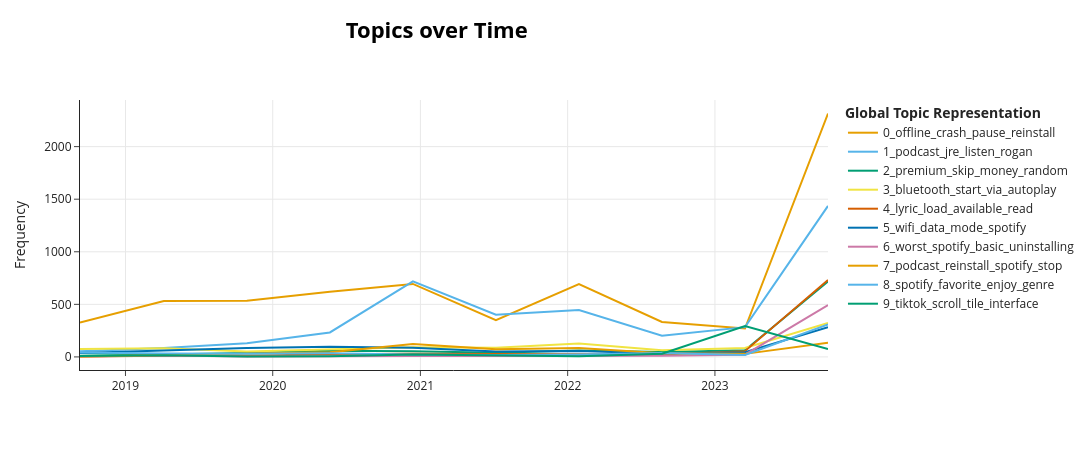

This figure's notebook cell:
### Markdown cell above
### Topics Over Time

### Code cell
# Ensure timestamps are datetime objects
data['at'] = pd.to_datetime(data['at'])
timestamps = data['at'].tolist()

# Set the number of bins for temporal analysis
nr_bins = 10  # Adjust this based date range and desired granularity

# Generate the topics over time data using the parameters
topics_over_time = topic_model.topics_over_time(docs=reviews, topics=topics, timestamps=timestamps, nr_bins=nr_bins)

# Visualize the topics over time
topic_model.visualize_topics_over_time(topics_over_time, top_n_topics= 10)

### Figure 1 — Plotly figure (JSON) as saved in the notebook; plotly's stock layout.template omitted (floating-point values rounded to 4 significant figures)
{"data": [{"hoverinfo": "text", "hovertext": ["<b>Topic 0</b><br>Words: offline, pause, reinstall, work, screen", "<b>Topic 0</b><br>Words: screen, pause, crash, offline, randomly", "<b>Topic 0</b><br>Words: wifi, crash, offline, reinstall, pause", "<b>Topic 0</b><br>Words: reinstall, pause, crash, offline, play", "<b>Topic 0</b><br>Words: reinstall, offline, pause, wifi, play", "<b>Topic 0</b><br>Words: reinstall, offline, work, crash, pause", "<b>Topic 0</b><br>Words: pause, bar, bug, reinstall, offline", "<b>Topic 0</b><br>Words: restart, offline, app, play, cache", "<b>Topic 0</b><br>Words: offline, reinstall, pause, app, wifi", "<b>Topic 0</b><br>Words: offline, crash, stop, reinstall, wifi"], "marker": {"color": "#E69F00"}, "mode": "lines", "name": "0_offline_crash_pause_reinstall", "type": "scatter", "x": ["2018-09-10T07:20:37.352000", "2019-04-06T03:03:01.800000", "2019-10-28T21:22:26.600000", "2020-05-21T15:41:51.400000", "2020-12-13T10:01:16.200000", "2021-07-07T04:20:41", "2022-01-28T22:40:05.800000", "2022-08-22T16:59:30.600000", "2023-03-16T11:18:55.400000", "2023-10-08T05:38:20.200000"], "y": [328, 532, 534, 619, 694, 349, 693, 332, 270, 2315]}, {"hoverinfo": "text", "hovertext": ["<b>Topic 1</b><br>Words: podcast, variety, unplayed, mark, scroll", "<b>Topic 1</b><br>Words: podcast, pause, listen, love, also", "<b>Topic 1</b><br>Words: podcast, show, app, would, pause", "<b>Topic 1</b><br>Words: podcast, jre, listen, rogan, exclusive", "<b>Topic 1</b><br>Words: podcast, jre, rogan, listen, video", "<b>Topic 1</b><br>Words: podcast, jre, rogan, joe, stop", "<b>Topic 1</b><br>Words: podcast, stop, rogan, control, bar", "<b>Topic 1</b><br>Words: podcast, listen, content, jre, pay", "<b>Topic 1</b><br>Words: podcast, jre, randomly, content, rogan", "<b>Topic 1</b><br>Words: podcast, rogan, joe, video, still"], "marker": {"color": "#56B4E9"}, "mode": "lines", "name": "1_podcast_jre_listen_rogan", "type": "scatter", "x": ["2018-09-10T07:20:37.352000", "2019-04-06T03:03:01.800000", "2019-10-28T21:22:26.600000", "2020-05-21T15:41:51.400000", "2020-12-13T10:01:16.200000", "2021-07-07T04:20:41", "2022-01-28T22:40:05.800000", "2022-08-22T16:59:30.600000", "2023-03-16T11:18:55.400000", "2023-10-08T05:38:20.200000"], "y": [55, 85, 131, 233, 718, 401, 446, 201, 283, 1436]}, {"hoverinfo": "text", "hovertext": ["<b>Topic 2</b><br>Words: premium, skip, listen, limit, buck", "<b>Topic 2</b><br>Words: per, shuffle, crappy, listen, filter", "<b>Topic 2</b><br>Words: version, premium, watch, playlist, dont", "<b>Topic 2</b><br>Words: skip, premium, get, hour, add", "<b>Topic 2</b><br>Words: free, premium, skip, random, song", "<b>Topic 2</b><br>Words: skip, pay, random, youtube, premum", "<b>Topic 2</b><br>Words: skip, premium, hour, listen, playlist", "<b>Topic 2</b><br>Words: premium, skip, random, playlist, let", "<b>Topic 2</b><br>Words: premium, skip, hour, random, playlist", "<b>Topic 2</b><br>Words: premium, skip, money, limit, hour"], "marker": {"color": "#009E73"}, "mode": "lines", "name": "2_premium_skip_money_random", "type": "scatter", "x": ["2018-09-10T07:20:37.352000", "2019-04-06T03:03:01.800000", "2019-10-28T21:22:26.600000", "2020-05-21T15:41:51.400000", "2020-12-13T10:01:16.200000", "2021-07-07T04:20:41", "2022-01-28T22:40:05.800000", "2022-08-22T16:59:30.600000", "2023-03-16T11:18:55.400000", "2023-10-08T05:38:20.200000"], "y": [34, 23, 38, 59, 54, 40, 60, 47, 63, 718]}, {"hoverinfo": "text", "hovertext": ["<b>Topic 3</b><br>Words: bluetooth, control, via, stop, issue", "<b>Topic 3</b><br>Words: bluetooth, car, start, waze, disconnect", "<b>Topic 3</b><br>Words: bluetooth, start, autoplay, disconnect, randomly", "<b>Topic 3</b><br>Words: bluetooth, car, automatically, disconnect, stop", "<b>Topic 3</b><br>Words: bluetooth, via, start, disconnect, stereo", "<b>Topic 3</b><br>Words: bluetooth, start, via, speaker, disconnect", "<b>Topic 3</b><br>Words: bluetooth, via, kenwood, pioneer, disconnect", "<b>Topic 3</b><br>Words: bluetooth, start, vehicle, autoplay, via", "<b>Topic 3</b><br>Words: turn, autoplay, vehicle, stop, setting", "<b>Topic 3</b><br>Words: bluetooth, start, autoplay, via, vehicle"], "marker": {"color": "#F0E442"}, "mode": "lines", "name": "3_bluetooth_start_via_autoplay", "type": "scatter", "x": ["2018-09-10T07:20:37.352000", "2019-04-06T03:03:01.800000", "2019-10-28T21:22:26.600000", "2020-05-21T15:41:51.400000", "2020-12-13T10:01:16.200000", "2021-07-07T04:20:41", "2022-01-28T22:40:05.800000", "2022-08-22T16:59:30.600000", "2023-03-16T11:18:55.400000", "2023-10-08T05:38:20.200000"], "y": [76, 82, 51, 75, 93, 87, 127, 63, 85, 322]}, {"hoverinfo": "text", "hovertext": ["<b>Topic 4</b><br>Words: lyric, explanaition, siblings, studentdiscount, realme", "<b>Topic 4</b><br>Words: lyric, backstories, read, interview, would", "<b>Topic 4</b><br>Words: lyric, explicit, report, obscenity, amozon", "<b>Topic 4</b><br>Words: lyric, load, would, avril, lavigne", "<b>Topic 4</b><br>Words: lyric, load, soundhound, see, available", "<b>Topic 4</b><br>Words: lyric, apple, load, romanize, korean", "<b>Topic 4</b><br>Words: lyric, japanese, line, available, sync", "<b>Topic 4</b><br>Words: translate, typo, sync, lyrica, subscriptiom", "<b>Topic 4</b><br>Words: lyric, show, load, wrong, musixmatch", "<b>Topic 4</b><br>Words: lyric, load, please, fix, read"], "marker": {"color": "#D55E00"}, "mode": "lines", "name": "4_lyric_load_available_read", "type": "scatter", "x": ["2018-09-10T07:20:37.352000", "2019-04-06T03:03:01.800000", "2019-10-28T21:22:26.600000", "2020-05-21T15:41:51.400000", "2020-12-13T10:01:16.200000", "2021-07-07T04:20:41", "2022-01-28T22:40:05.800000", "2022-08-22T16:59:30.600000", "2023-03-16T11:18:55.400000", "2023-10-08T05:38:20.200000"], "y": [5, 12, 11, 25, 29, 30, 25, 22, 55, 732]}, {"hoverinfo": "text", "hovertext": ["<b>Topic 5</b><br>Words: offline, connect, data, mode, spotify", "<b>Topic 5</b><br>Words: wifi, online, data, mode, waze", "<b>Topic 5</b><br>Words: wifi, data, online, spotify, mode", "<b>Topic 5</b><br>Words: wifi, data, slow, online, mode", "<b>Topic 5</b><br>Words: offline, wifi, data, spotify, slow", "<b>Topic 5</b><br>Words: wifi, data, mode, spotify, apps", "<b>Topic 5</b><br>Words: offline, wifi, mode, data, spotify", "<b>Topic 5</b><br>Words: offline, wifi, data, cellular, spotify", "<b>Topic 5</b><br>Words: data, wifi, slow, mode, spotify", "<b>Topic 5</b><br>Words: offline, wifi, mode, data, spotify"], "marker": {"color": "#0072B2"}, "mode": "lines", "name": "5_wifi_data_mode_spotify", "type": "scatter", "x": ["2018-09-10T07:20:37.352000", "2019-04-06T03:03:01.800000", "2019-10-28T21:22:26.600000", "2020-05-21T15:41:51.400000", "2020-12-13T10:01:16.200000", "2021-07-07T04:20:41", "2022-01-28T22:40:05.800000", "2022-08-22T16:59:30.600000", "2023-03-16T11:18:55.400000", "2023-10-08T05:38:20.200000"], "y": [38, 59, 86, 96, 87, 51, 56, 32, 45, 283]}, {"hoverinfo": "text", "hovertext": ["<b>Topic 6</b><br>Words: unbelievable, store, older, ver, flat", "<b>Topic 6</b><br>Words: megadeth, remaster, worst, spotify, rerecorded", "<b>Topic 6</b><br>Words: political, diameter, embarrassingly, assignment, ytmusic", "<b>Topic 6</b><br>Words: sec, bombarded, malware, stupidity, desk", "<b>Topic 6</b><br>Words: exageration, worst, undo, bither, lsd", "<b>Topic 6</b><br>Words: interim, musoc, admin, old, selecting", "<b>Topic 6</b><br>Words: aftermarket, beta, slappyballs, appriciatable, violence", "<b>Topic 6</b><br>Words: earbud, overrode, itchy, spotify, gotta", "<b>Topic 6</b><br>Words: uninstalling, lyric, spotify, earlier, gaana", "<b>Topic 6</b><br>Words: worst, spotify, basic, uninstalling, premium"], "marker": {"color": "#CC79A7"}, "mode": "lines", "name": "6_worst_spotify_basic_uninstalling", "type": "scatter", "x": ["2018-09-10T07:20:37.352000", "2019-04-06T03:03:01.800000", "2019-10-28T21:22:26.600000", "2020-05-21T15:41:51.400000", "2020-12-13T10:01:16.200000", "2021-07-07T04:20:41", "2022-01-28T22:40:05.800000", "2022-08-22T16:59:30.600000", "2023-03-16T11:18:55.400000", "2023-10-08T05:38:20.200000"], "y": [4, 14, 5, 9, 9, 9, 8, 10, 21, 493]}, {"hoverinfo": "text", "hovertext": ["<b>Topic 7</b><br>Words: earmuff, tunein, bar, podcast, abruptly", "<b>Topic 7</b><br>Words: podcast, shorter, stictcher, uninguitive, spotify", "<b>Topic 7</b><br>Words: podcast, spotify, happen, restarts, randomly", "<b>Topic 7</b><br>Words: podcast, video, reinstall, spotify, rogan", "<b>Topic 7</b><br>Words: podcast, pause, spotify, reinstall, rogan", "<b>Topic 7</b><br>Words: podcast, rogan, reinstall, spotify, crash", "<b>Topic 7</b><br>Words: podcast, restart, close, spotify, bar", "<b>Topic 7</b><br>Words: podcast, spotify, restart, minimize, jump", "<b>Topic 7</b><br>Words: podcast, reinstall, watch, response, spotify", "<b>Topic 7</b><br>Words: podcast, reinstall, spotify, stop, video"], "marker": {"color": "#E69F00"}, "mode": "lines", "name": "7_podcast_reinstall_spotify_stop", "type": "scatter", "x": ["2018-09-10T07:20:37.352000", "2019-04-06T03:03:01.800000", "2019-10-28T21:22:26.600000", "2020-05-21T15:41:51.400000", "2020-12-13T10:01:16.200000", "2021-07-07T04:20:41", "2022-01-28T22:40:05.800000", "2022-08-22T16:59:30.600000", "2023-03-16T11:18:55.400000", "2023-10-08T05:38:20.200000"], "y": [4, 18, 35, 44, 123, 74, 84, 35, 29, 135]}, {"hoverinfo": "text", "hovertext": ["<b>Topic 8</b><br>Words: spotify, favorite, genre, discover, enjoy", "<b>Topic 8</b><br>Words: spotify, favorite, build, year, listen", "<b>Topic 8</b><br>Words: enjoy, spotify, base, genre, discover", "<b>Topic 8</b><br>Words: spotify, enjoy, old, record, calendar", "<b>Topic 8</b><br>Words: favorite, spotify, soul, walk, enjoy", "<b>Topic 8</b><br>Words: old, ent, spotify, artist, folk", "<b>Topic 8</b><br>Words: spotify, enjoy, airdopes, incorrections, artist", "<b>Topic 8</b><br>Words: favorite, spotify, variety, metal, base", "<b>Topic 8</b><br>Words: teen, spotify, emo, genre, radar", "<b>Topic 8</b><br>Words: spotify, artist, mood, year, always"], "marker": {"color": "#56B4E9"}, "mode": "lines", "name": "8_spotify_favorite_enjoy_genre", "type": "scatter", "x": ["2018-09-10T07:20:37.352000", "2019-04-06T03:03:01.800000", "2019-10-28T21:22:26.600000", "2020-05-21T15:41:51.400000", "2020-12-13T10:01:16.200000", "2021-07-07T04:20:41", "2022-01-28T22:40:05.800000", "2022-08-22T16:59:30.600000", "2023-03-16T11:18:55.400000", "2023-10-08T05:38:20.200000"], "y": [42, 32, 30, 34, 22, 18, 24, 37, 18, 310]}, {"hoverinfo": "text", "hovertext": ["<b>Topic 9</b><br>Words: home, texture, slicker, essentials, tiktok", "<b>Topic 9</b><br>Words: layout, tiktok, tab, cheer, navigate", "<b>Topic 9</b><br>Words: home, latina, featured, editor, layout", "<b>Topic 9</b><br>Words: customisation, corner, terrible, sharp, column", "<b>Topic 9</b><br>Words: layout, tiktok, revert, scroll, homescreen", "<b>Topic 9</b><br>Words: homepage, dezzer, clutter, tiktok, reccommendations", "<b>Topic 9</b><br>Words: screencapping, disappears, tiktok, look, cpu", "<b>Topic 9</b><br>Words: tiktok, scroll, tile, homescreen, interface", "<b>Topic 9</b><br>Words: tiktok, scroll, tile, interface, homescreen", "<b>Topic 9</b><br>Words: tiktok, scroll, layout, homepage, revert"], "marker": {"color": "#009E73"}, "mode": "lines", "name": "9_tiktok_scroll_tile_interface", "type": "scatter", "x": ["2018-09-10T07:20:37.352000", "2019-04-06T03:03:01.800000", "2019-10-28T21:22:26.600000", "2020-05-21T15:41:51.400000", "2020-12-13T10:01:16.200000", "2021-07-07T04:20:41", "2022-01-28T22:40:05.800000", "2022-08-22T16:59:30.600000", "2023-03-16T11:18:55.400000", "2023-10-08T05:38:20.200000"], "y": [8, 17, 4, 6, 22, 12, 6, 31, 293, 75]}], "layout": {"height": 450, "hoverlabel": {"bgcolor": "white", "font": {"family": "Rockwell", "size": 16}}, "legend": {"title": {"text": "<b>Global Topic Representation"}}, "title": {"font": {"color": "Black", "size": 22}, "text": "<b>Topics over Time</b>", "x": 0.4, "xanchor": "center", "y": 0.95, "yanchor": "top"}, "width": 1250, "xaxis": {"showgrid": true}, "yaxis": {"showgrid": true, "title": {"text": "Frequency"}}}}
